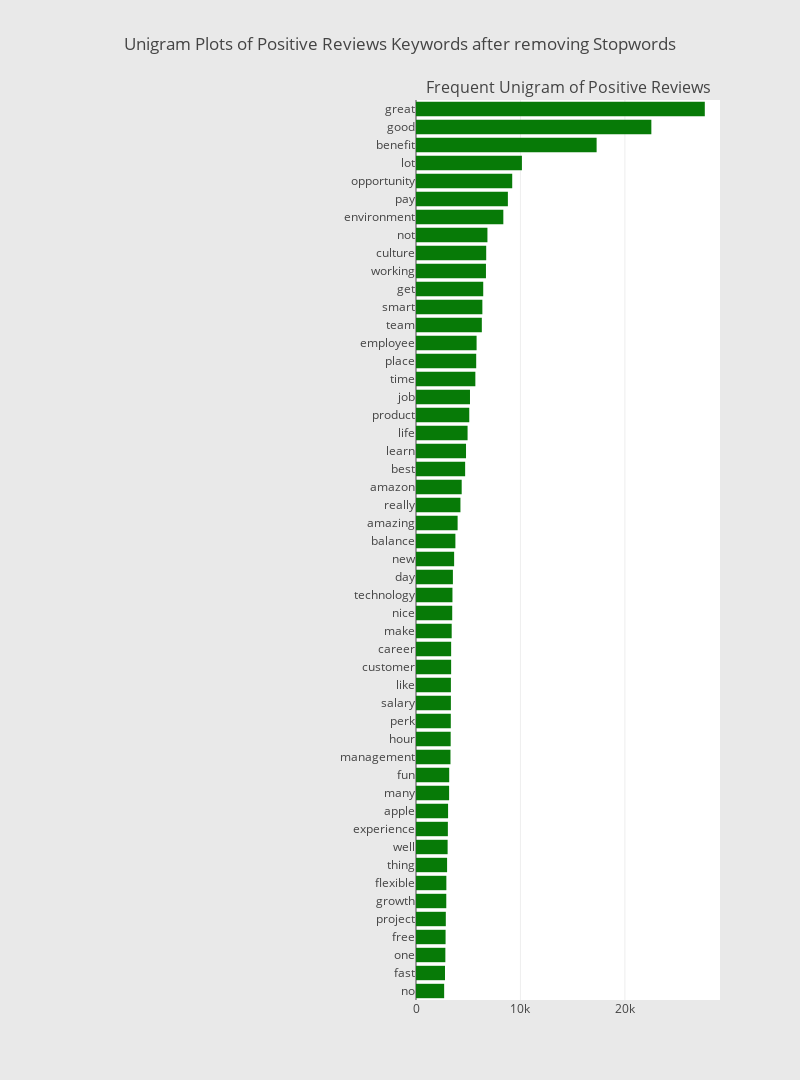

Source (notebook cell):
### Code cell
# Plotting the unigram plot (Pros)
reviews_df = pd.DataFrame({'Reviews':pros_token})
unigram_dict = defaultdict(int)

for sentence in reviews_df["Reviews"]:
    if len(sentence) > 1:
        bigram = ngrams(sentence, 1)
        for gram in bigram:
            unigram_dict[" ".join([g for g in gram])] += 1


fd_sorted = pd.DataFrame(sorted(unigram_dict.items(), key=lambda x: x[1])[::-1])
fd_sorted.columns = ["word", "wordFreq"]
sym_2 = horizontal_bar_chart(fd_sorted.head(50), '#077A07')
                             
fig = tools.make_subplots(
        rows=1, 
        cols=2, 
        vertical_spacing=0.04,
        horizontal_spacing=0.05,
        subplot_titles=["","Frequent Unigram of Positive Reviews"])
fig.append_trace(sym_2, 1, 2)
fig['layout'].update(
        height=1080, 
        width=800, 
        paper_bgcolor='rgb(233,233,233)', 
        title="Unigram Plots of Positive Reviews Keywords after removing Stopwords")
plotly.offline.iplot(fig) # jupyter notebook only

### Figure 1 — Plotly figure (JSON) as saved in the notebook; plotly's stock layout.template omitted (floating-point values rounded to 4 significant figures)
{"data": [{"marker": {"color": "#077A07"}, "orientation": "h", "showlegend": false, "type": "bar", "uid": "a66386a6-17ab-4700-ad0b-3682f786e00e", "x": [2696, 2776, 2811, 2832, 2854, 2899, 2907, 2977, 3027, 3051, 3071, 3170, 3180, 3300, 3319, 3332, 3340, 3341, 3363, 3364, 3417, 3468, 3491, 3533, 3651, 3771, 3985, 4255, 4374, 4705, 4789, 4938, 5100, 5169, 5682, 5764, 5801, 6303, 6353, 6437, 6698, 6721, 6839, 8361, 8797, 9212, 10141, 17293, 22533, 27650], "xaxis": "x2", "y": ["no", "fast", "one", "free", "project", "growth", "flexible", "thing", "well", "experience", "apple", "many", "fun", "management", "hour", "perk", "salary", "like", "customer", "career", "make", "nice", "technology", "day", "new", "balance", "amazing", "really", "amazon", "best", "learn", "life", "product", "job", "time", "place", "employee", "team", "smart", "get", "working", "culture", "not", "environment", "pay", "opportunity", "lot", "benefit", "good", "great"], "yaxis": "y2"}], "layout": {"annotations": [{"font": {"size": 16}, "showarrow": false, "text": "Frequent Unigram of Positive Reviews", "x": 0.7625, "xanchor": "center", "xref": "paper", "y": 1, "yanchor": "bottom", "yref": "paper"}], "height": 1080, "paper_bgcolor": "rgb(233,233,233)", "title": {"text": "Unigram Plots of Positive Reviews Keywords after removing Stopwords"}, "width": 800, "xaxis": {"anchor": "y", "domain": [0, 0.475]}, "xaxis2": {"anchor": "y2", "domain": [0.525, 1]}, "yaxis": {"anchor": "x", "domain": [0, 1]}, "yaxis2": {"anchor": "x2", "domain": [0, 1]}}}
